Frame 1 (no input): blank canvas, image omitted
Frame 60 (the mouse pressed at the canvas centre just before this capture): blank canvas, image omitted
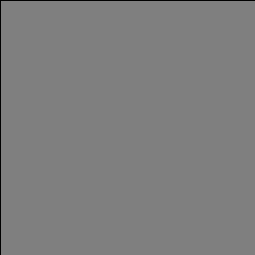
Frame 120 (the mouse held since frame 60 and released just before this capture)

The Processing sketch whose frames 1 and 60 were blank and that drew this single picture after the mouse press (run headless with seeded random() and noise(); from frame 60 on, the mouse is pressed at the canvas centre):

// Processing sketch: processing_63120
// ── processing_63120.pde




void setup() {
  
  size(255,255);
  
}

void draw() {
  fill(mouseX);
  rect(0,0,width,height);
}
